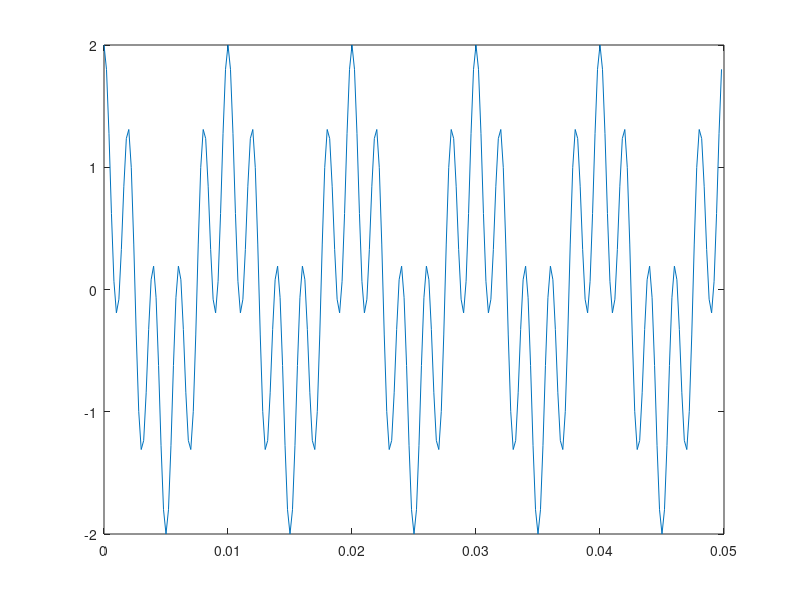
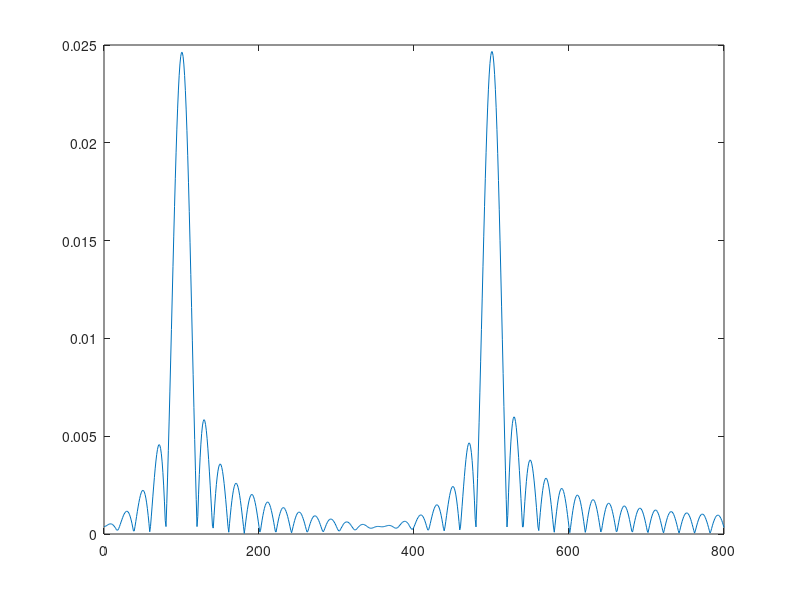
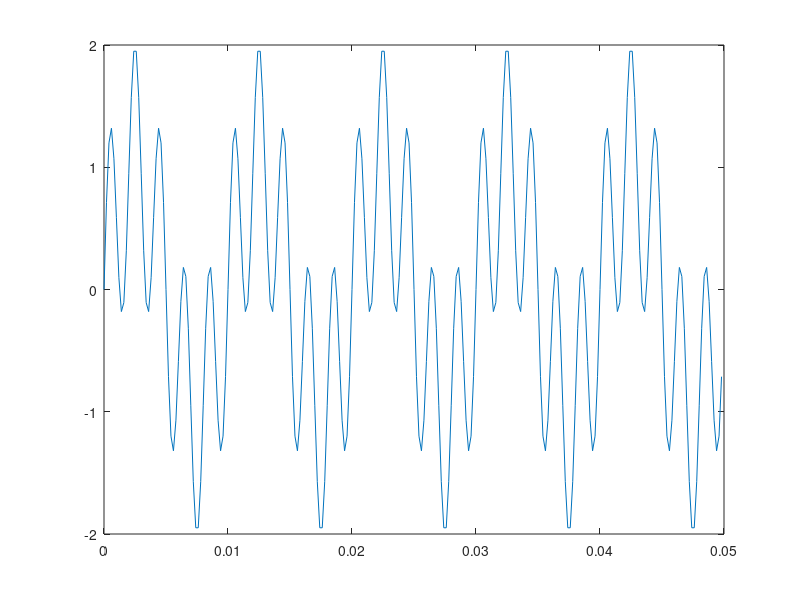
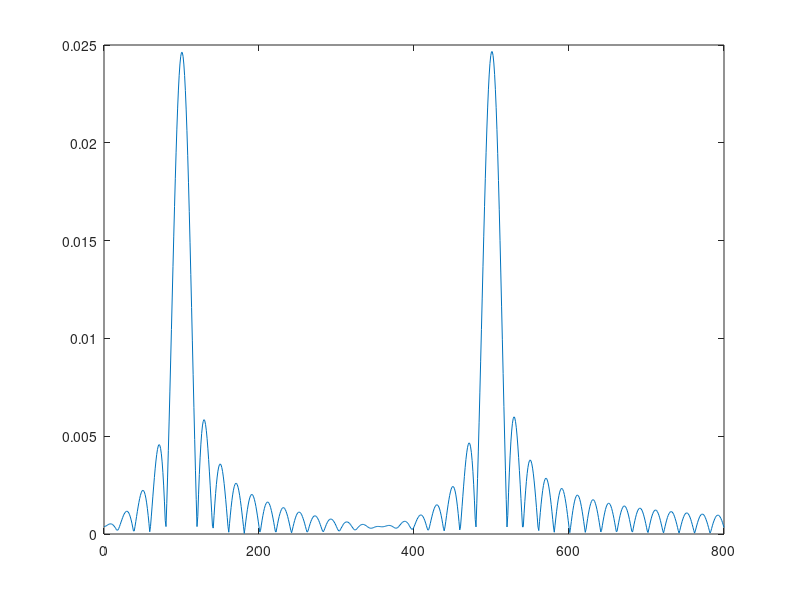

Reproduce these figures in MATLAB, in order.
clear;
clc;
N = 250;		% Sets the sequence length to 250
Ts = 0.0002;		% The sampling rate
t = [0:N-1]*Ts;	% The sampling range
x = cos(2*pi*100*t) + cos(2*pi*500*t);
figure
plot(t,x)
k = 0;
for f = 0:1:800
	k = k+1;
	X(k) = trapz(t, x.*exp(-j*2*pi*f*t));
end
figure
f = 0:1:800;
plot(f, abs(X))


y = sin(2*pi*100*t) + sin(2*pi*500*t);
figure
plot(t,y)
k1 = 0;
for f1 = 0:1:800
	k1 = k1+1;
	Y(k1) = trapz(t, x.*exp(-j*2*pi*f1*t));
end
figure
f1 = 0:1:800;
plot(f1, abs(Y))
